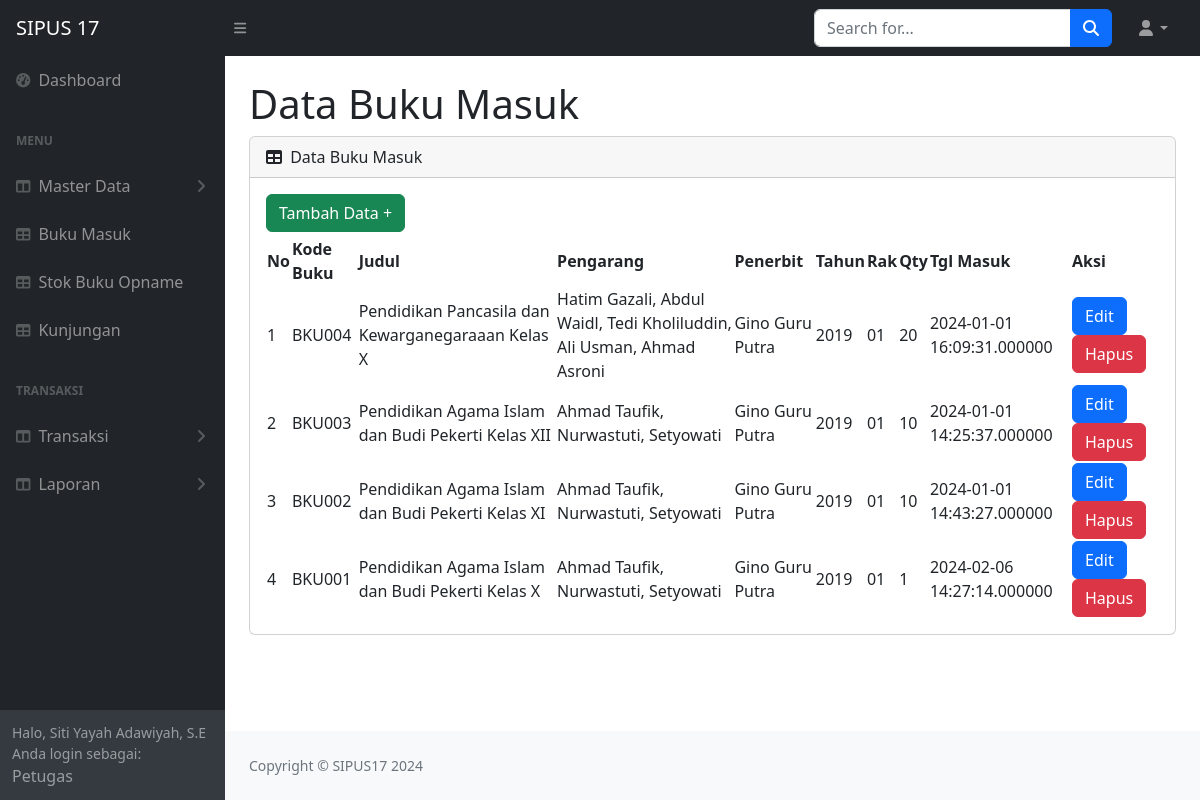
Page /petugas/tampil_bukumasuk.php (signed in) on the committed database.
### tables this page shows
CREATE TABLE `buku_masuk` (
  `id_masuk` int(11) NOT NULL,
  `id_buku` varchar(50) DEFAULT NULL,
  `tgl_masuk` timestamp(6) NULL DEFAULT current_timestamp(6),
  `qty` int(11) DEFAULT NULL
);

CREATE TABLE `buku` (
  `id_buku` varchar(50) NOT NULL,
  `judul` varchar(100) DEFAULT NULL,
  `id_kategori` int(11) DEFAULT NULL,
  `pengarang` varchar(225) DEFAULT NULL,
  `penerbit` varchar(225) DEFAULT NULL,
  `tahun` varchar(15) DEFAULT NULL,
  `isbn` varchar(30) DEFAULT NULL,
  `rak` varchar(30) DEFAULT NULL,
  `jumlah` int(11) DEFAULT NULL
);

### petugas/tampil_bukumasuk.php (the view, shortened to what this page needs)
<?php
include("../koneksi.php");
?>
<!DOCTYPE html>
<html lang="en">
<head>
    <link href="https://cdn.jsdelivr.net/npm/simple-datatables@7.1.2/dist/style.min.css" rel="stylesheet" />
    <link href="../css/styles.css" rel="stylesheet" />
</head>
<body class="sb-nav-fixed">
    <?php include("../petugas/navbar.php"); ?>
    <div id="layoutSidenav_content">
        <main>
            <div class="container-fluid px-4">
                <h1 class="mt-4">Data Buku Masuk</h1>
                <div class="card mb-4">
                    <div class="card-header">
                        <i class="fas fa-table me-1"></i>
                        Data Buku Masuk
                    </div>
                    <div class="card-body">
                        <a href="tambah_bukumasuk.php" class="btn btn-success mb-1">Tambah Data +</a>
                        <table id="datatablesSimple">
                            <thead>
                                <tr>
                                    <th>No</th>
                                    <th>Kode Buku</th>
                                    <th>Judul</th>
                                    <th>Pengarang</th>
                                    <th>Penerbit</th>
                                    <th>Tahun</th>
                                    <th>Rak</th>
                                    <th>Qty</th>
                                    <th>Tgl Masuk</th>
                                    <th>Aksi</th>
                                </tr>
                            </thead>
                            <tbody>
                                <?php
                                $tampilbuku = mysqli_query($koneksi, "SELECT
                                             buku_masuk.id_masuk,
                                             buku_masuk.id_buku,
                                             buku.judul,
                                             buku.pengarang,
                                             buku.penerbit,
                                             buku.tahun,
                                             buku.rak,
                                             buku_masuk.tgl_masuk,
                                             buku_masuk.qty
                                         FROM
                                             buku_masuk
                                             INNER JOIN
                                             buku
                                             ON
                                                 buku_masuk.id_buku = buku.id_buku");
                                $no = 1;
                                while ($data = mysqli_fetch_array($tampilbuku)) {
                                    $id_masuk = $data['id_masuk'];
                                    $id_buku = $data['id_buku'];
                                    $judul = $data['judul'];
                                    $pengarang = $data['pengarang'];
                                    $penerbit = $data['penerbit'];
                                    $tahun = $data['tahun'];
                                    $rak = $data['rak'];
                                    $tgl_masuk = $data['tgl_masuk'];
                                    $qty = $data['qty'];
                                    ?>
                                    <tr>
                                        <td>
                                            <?php echo $no++ ?>
                                        </td>
                                        <td>
                                            <?php echo $id_buku ?>
                                        </td>
                                        <td>
                                            <?php echo $judul ?>
                                        </td>
                                        <td>
                                            <?php echo $pengarang ?>
                                        </td>
                                        <td>
                                            <?php echo $penerbit ?>
                                        </td>
                                        <td>
                                            <?php echo $tahun ?>
                                        </td>
                                        <td>
                                            <?php echo $rak ?>
                                        </td>
                                        <td>
                                            <?php echo $qty ?>
                                        </td>
                                        <td>
                                            <?php echo $tgl_masuk ?>
                                        </td>
                                        <td>
                                            <a href="edit_bukumasuk.php?id_masuk=<?php echo $id_masuk ?>"
                                                class="btn btn-primary">Edit</a>
                                            <a href="hapus_bukumasuk.php?id_masuk=<?php echo $id_masuk ?>&action=hapus"
                                                class="btn btn-danger"
                                                onclick="return confirm('Apakah Anda yakin ingin menghapus data ini?')">Hapus</a>
                                        </td>
                                    </tr>
                                <?php } ?>
                            </tbody>
                        </table>
                    </div>
                </div>
            </div>
        </main>
        <footer class="py-4 bg-light mt-auto">
            <div class="container-fluid px-4">
                <div class="d-flex align-items-center justify-content-between small">
                    <div class="text-muted">Copyright &copy; SIPUS17 2024</div>
                </div>
            </div>
        </footer>
    </div>
</body>
</html>

### rows in the picture
buku_masuk: id_buku "BKU004", id_buku.judul "Pendidikan Pancasila dan Kewarganegaraaan Kelas X", id_buku.pengarang "Hatim Gazali, Abdul Waidl, Tedi Kholiluddin, Ali Usman, Ahmad Asroni", id_buku.penerbit "Gino Guru Putra", id_buku.tahun "2019", id_buku.rak "01", qty "20", tgl_masuk "2024-01-01 16:09:31.000000"
buku_masuk: id_buku "BKU003", id_buku.judul "Pendidikan Agama Islam dan Budi Pekerti Kelas XII", id_buku.pengarang "Ahmad Taufik, Nurwastuti, Setyowati", id_buku.penerbit "Gino Guru Putra", id_buku.tahun "2019", id_buku.rak "01", qty "10", tgl_masuk "2024-01-01 14:25:37.000000"
buku_masuk: id_buku "BKU002", id_buku.judul "Pendidikan Agama Islam dan Budi Pekerti Kelas XI", id_buku.pengarang "Ahmad Taufik, Nurwastuti, Setyowati", id_buku.penerbit "Gino Guru Putra", id_buku.tahun "2019", id_buku.rak "01", qty "10", tgl_masuk "2024-01-01 14:43:27.000000"
buku_masuk: id_buku "BKU001", id_buku.judul "Pendidikan Agama Islam dan Budi Pekerti Kelas X", id_buku.pengarang "Ahmad Taufik, Nurwastuti, Setyowati", id_buku.penerbit "Gino Guru Putra", id_buku.tahun "2019", id_buku.rak "01", qty "1", tgl_masuk "2024-02-06 14:27:14.000000"

### other values in the picture
$_SESSION['nama'] "Siti Yayah Adawiyah, S.E"
